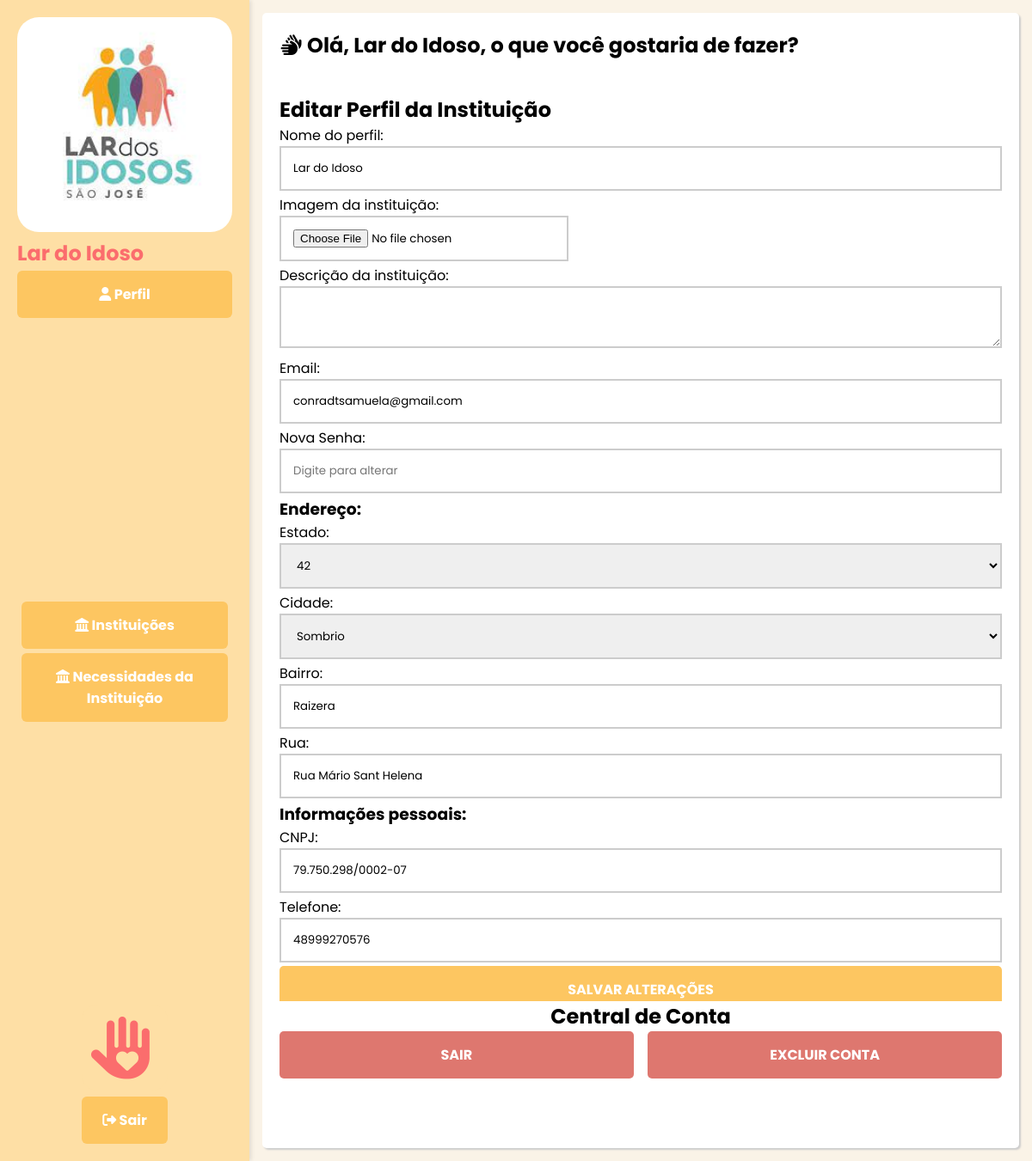
Page /perfil (signed in) on the committed database.
### tables this page shows
CREATE TABLE `tb_instituicao` (
  `id` int(11) NOT NULL,
  `endereco` int(11) NOT NULL,
  `email` varchar(30) NOT NULL,
  `senha` varchar(30) NOT NULL,
  `nome_fantasia` varchar(30) NOT NULL,
  `descricao` varchar(255) NOT NULL,
  `cnpj` varchar(20) NOT NULL,
  `fone` varchar(11) NOT NULL,
  `obs` varchar(100) NOT NULL,
  `img` varchar(200) NOT NULL,
  `instagram` varchar(255) NOT NULL
);

CREATE TABLE `tb_endereco` (
  `id` int(11) NOT NULL,
  `estado` varchar(30) NOT NULL,
  `cidade` varchar(30) NOT NULL,
  `bairro` varchar(30) NOT NULL,
  `rua` varchar(30) NOT NULL,
  `cep` int(8) NOT NULL,
  `numero` int(4) NOT NULL
);

### classes/Instituicao.php (called while the page is built, shortened)
<?php
class Instituicao {
    public static function obterInstituicao($email) {
        try {
            $pdo = MySql::conectar();
            $sql = $pdo->prepare("SELECT * FROM `tb_instituicao` WHERE email = ?");
            $sql->execute(array($email));
            $instituicao = $sql->fetch(PDO::FETCH_ASSOC);
            $sql = $pdo->prepare("SELECT * FROM `tb_endereco` WHERE id = ?");
            $sql->execute(array($instituicao['endereco']));
            $endereco = $sql->fetch(PDO::FETCH_ASSOC);
            return ['usuario' => $instituicao, 'endereco' => $endereco];
        } catch (PDOException $e) {
            error_log("Erro ao obter informações da instituição: " . $e->getMessage());
            return [];
        }
    }
}

### pages/perfil.php (the view, shortened to what this page needs)
<?php
if ($_SESSION['tipo'] === 'user') {
    $tipoPerfil = 'do Usuário';
    $usuario = Usuario::obterUsuario($_SESSION['email']);
    $endereco = $usuario['endereco'];
    $usuario = $usuario['usuario'];
} else {
    $tipoPerfil = 'da Instituição';
    $usuario = Instituicao::obterInstituicao($_SESSION['email']);
    $endereco = $usuario['endereco'];
    $usuario = $usuario['usuario'];
}
?>
<div class="container">
    <div class="perfil">
        <section class="saudacao">
            <h2><i class="fa-solid fa-hands"></i> Olá, <?php
                        if ($_SESSION['tipo'] == 'user') {
                               echo $usuario['nome'];
                        } else {
                                echo $usuario['nome_fantasia'];
                        }
                    ?>, o que você gostaria de fazer?</h2>
        </section>
        <section class="profile-edit">
            <h2>Editar Perfil <?php echo $tipoPerfil; ?></h2>
            <form method="post" enctype="multipart/form-data">
                <div class="edit-profile">
                    <label for="nome">Nome do perfil:</label>
                    <?php
                        if ($_SESSION['tipo'] == 'user') {
                            ?>
                                <input type="text" name="nome" value="<?php echo $usuario['nome']; ?>">
                            <?php
                        } else {
                            ?>
                                <input type="text" name="nome" value="<?php echo $usuario['nome_fantasia']; ?>">
                                <label for="nome">Imagem da instituição:</label>
                                <input class="img-input"  type="file" name="imagem" value="<?php echo $usuario['img']; ?>" >
                                <label for="descricao">Descrição da instituição:</label>
                                <textarea name="descricao"></textarea>
                            <?php
                        }
                    ?>
                    <label for="email">Email:</label>
                    <input type="email" name="email" value="<?php echo $usuario['email']; ?>" readonly>
                    <label for="senhaNova">Nova Senha:</label>
                    <input type="password" name="senhaNova" placeholder="Digite para alterar">
                    <h3>Endereço:</h3>
                    <div class="endereco">
                        <label for="estado">Estado:</label>
                        <select id="estado" name="estado">
                            <option value="<?php echo $endereco['estado']; ?>" selected><?php echo $endereco['estado']; ?></option>
                        </select>
                        <label for="cidade">Cidade:</label>
                        <select id="cidade" name="cidade">
                            <option value="<?php echo $endereco['cidade']; ?>" selected><?php echo $endereco['cidade']; ?></option>
                        </select>
                        <label for="bairro">Bairro:</label>
                        <input type="text" name="bairro" value="<?php echo $endereco['bairro']; ?>">
                        <label for="rua">Rua:</label>
                        <input type="text" name="rua" value="<?php echo $endereco['rua']; ?>">
                    </div>
                    <h3>Informações pessoais:</h3>
                    <?php
                        if ($_SESSION['tipo'] == 'user') {
                            ?>
                                <label for="cpf">CPF:</label>
                                <input type="text" name="cpf" value="<?php echo $usuario['cpf']; ?>" readonly>
                            <?php
                        } else {
                            ?>
                                <label for="cnpj">CNPJ:</label>
                                <input type="text" name="cnpj" value="<?php echo $usuario['cnpj']; ?>" readonly>
                            <?php
                        }
                    ?>
                    <label for="phone">Telefone:</label>
                    <input type="tel" name="phone" value="<?php echo $usuario['fone']; ?>">
                    <div class="actions">
                        <a onclick="alterar()">Salvar Alterações</a>
                    </div>
                </div>
            </form>
        </section>
        <section class="user">
            <h2 style="text-align: center;">Central de Conta</h2>
            <div class="user-center">
                <a href="logout.php">Sair</a>
                <a onclick="excluir()">Excluir Conta</a>
            </div>
        </section>
    </div>
</div>

### public/styles/style.css (style rules this page uses)
* { margin: 0; padding: 0; box-sizing: border-box; font-family: 'Poppins',Arial, Helvetica, sans-serif; --primary: #fdc661; --background: #FAF3E7; }
body { background-color: var(--background); }
.container { margin: 0 auto; background-color: white; padding: 20px; border-radius: 5px; box-shadow: 2px 2px 2px #ccc; height: 100%; }
.perfil { width: 100%; height: 100%; display: flex; flex: 1; flex-direction: column; }
.perfil .saudacao { flex: 1; }
.perfil .profile-edit { flex: 14; overflow-y: scroll; }
.perfil .user { flex: 2; }
.perfil .edit-profile { overflow-y: scroll; }
.perfil .edit-profile input, .perfil .edit-profile select, input[type=file], .img-input, textarea { width: 100%; padding: 14px; margin-bottom: 4px; border: 2px solid #ccc; }
.perfil .edit-profile input[type=submit], .perfil .edit-profile .actions a { display: block; text-align: center; text-decoration: none; background-color: #FDC661; padding: 15px; color: white; text-transform: uppercase; font-weight: bold; font-size: medium; border: 0; cursor: pointer; border-radius: 5px; }
.user-center { display: flex; flex-wrap: wrap; flex-direction: row; justify-content: space-between; }
.user-center a { width: 49%; text-align: center; text-decoration: none; background-color: #DE776F; padding: 15px; color: white; text-transform: uppercase; font-weight: bold; font-size: medium; border-radius: 5px; cursor: pointer; }
.img-input { display: block; width: 40% !important; }

### rows in the picture
tb_instituicao: nome_fantasia "Lar do Idoso", nome "Lar do Idoso", email "conradtsamuela@gmail.com", estado "42", cidade "Sombrio", bairro "Raizera", rua "Rua Mário Sant Helena", cnpj "79.750.298/0002-07", phone "48999270576"

### other values in the picture
$_SESSION['nome'] "Lar do Idoso"
$tipoPerfil "da Instituição"
